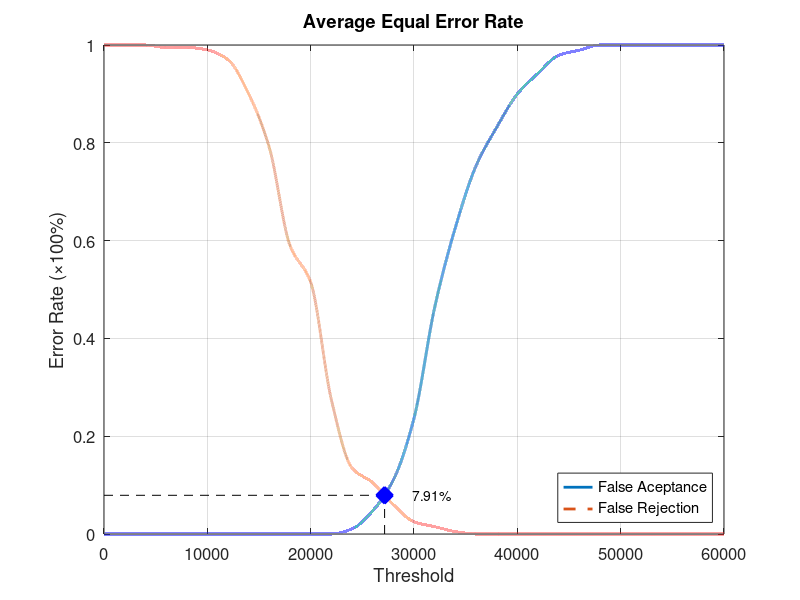
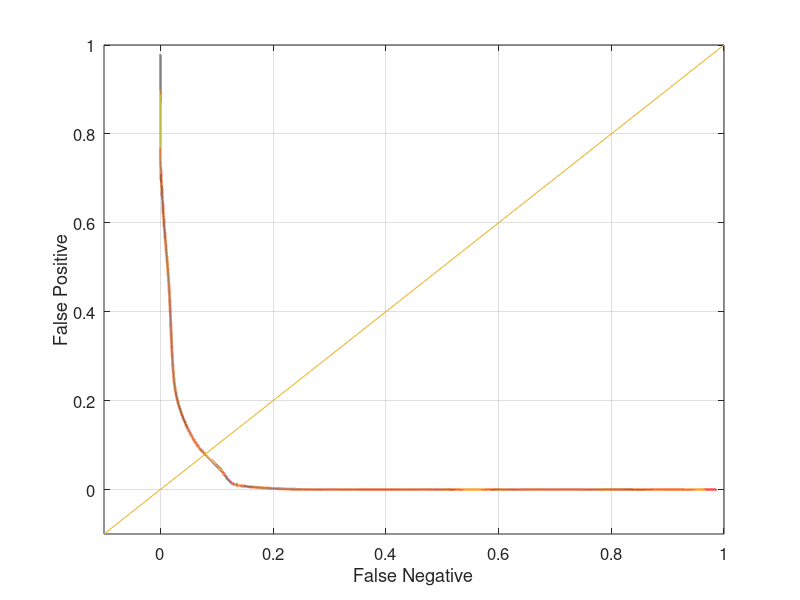

Write the MATLAB code that produced these figures, in order.
function yEER = Database5_2
close all;
clear;
clc;
x = 0:2000:60000;
xq = 0:0.5:60000;

y0 = [0 0 0 0 0 0 0 0 0 0 0 0 0.0105263 0.0473684 0.110526 0.236842 0.463158 0.626316 0.752632 0.831579 0.9 0.942105 0.978947 0.989474 1 1 1 1 1 1 1];
yy0 = interp1(x, y0, xq, 'pchip');
y1 = [1 1 1 0.995 0.995 0.99 0.97 0.9 0.79 0.59 0.515 0.275 0.135 0.105 0.06 0.025 0.015 0.005 0 0 0 0 0 0 0 0 0 0 0 0 0];
yy1 = interp1(x, y1, xq, 'pchip');

% Calculating EER: 
y2 = abs(y0 - y1);
find(y2 == min(y2))
yy2 = abs(yy0 - yy1);
xEER = find(yy2 == min(yy2));
xEERIndex = xq(xEER) % X-axis EER
yEER = yy0(xEER) % Y-axis EER

main = figure
plot(xq, yy0,'-','LineWidth', 2);	hold on
plot(xq, yy1,'--','LineWidth', 2);	hold on
plot([xEERIndex xEERIndex], [0 yEER], 'k--');	hold on
plot([0 xEERIndex], [yEER yEER], 'k--');	hold on
plot(xEERIndex, yEER, 'bx', 'LineWidth', 10);	hold on
text(xEERIndex + 10 * xEERIndex / 100, yEER, [num2str(round((10000 * yEER)) / 100) '%'])
legend('False Aceptance', 'False Rejection', 'Location', 'SouthEast')
xlabel('Threshold')
ylabel('Error Rate (\times100%)')
title('Average Equal Error Rate')
set(gca, 'FontSize', 12)
axis([0 60000 0 1])
grid on

print(main, 'Database5_2Main', '-dpng');
FNRxFPR = figure('Color', [1 1 1]);
plot(yy1, yy0, '-', yy1, yy0, 'LineWidth', 2);
hold on
y = -0.1:0.1:1
plot(y, y); 
set(gca, 'FontSize', 12)
xlabel('False Negative')
ylabel('False Positive')
axis([-0.1 1 -0.1 1])
set(gca, 'FontSize', 12)
grid on

print(FNRxFPR, 'Database5_2FNRxFPR','-dpng');
end
